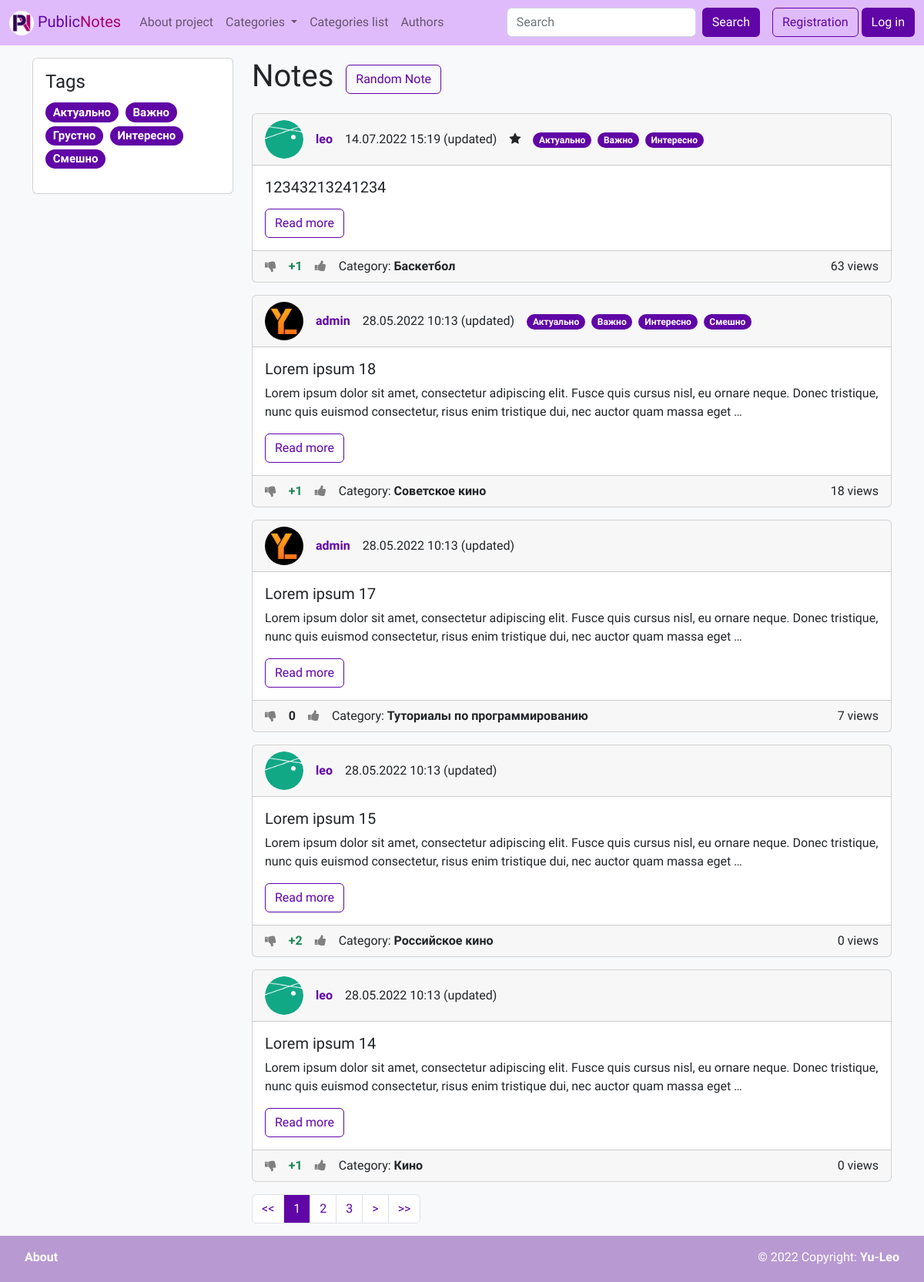
Before: / with the older database file.
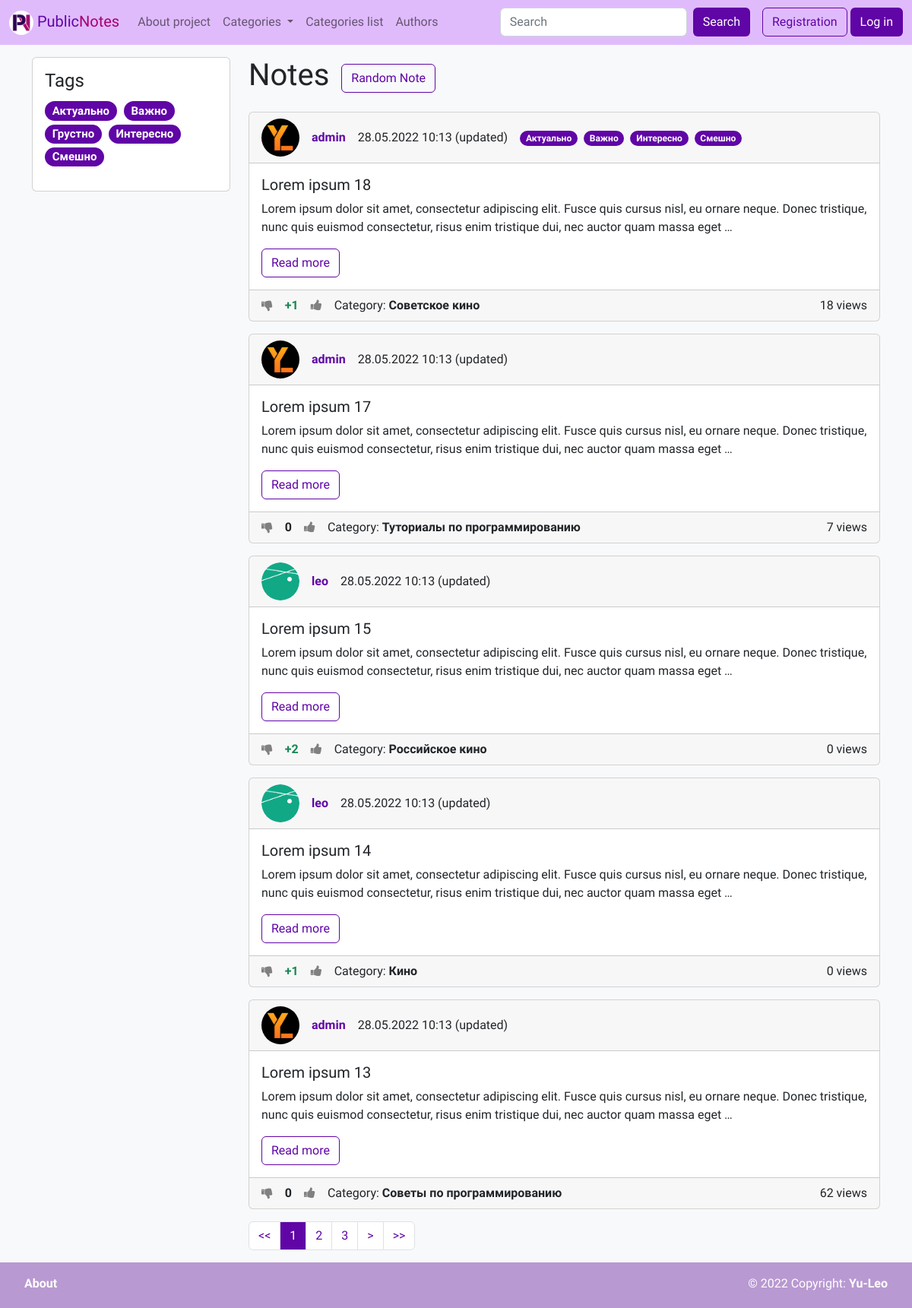
After: the same page with the newer database file.
### wall/models.py (models this page shows, shortened)
class Tag(models.Model):
    title = models.CharField(max_length=50, verbose_name=_('Title'), unique=True)
    def get_absolute_url(self):
        return reverse('tag', kwargs={"pk": self.pk})
    class Meta:
        verbose_name = _('Tag')
        verbose_name_plural = _('Tags')
        ordering = ['title']

class Note(models.Model):
    title = models.CharField(max_length=150, verbose_name=_('Title'))
    content = models.TextField(verbose_name=_('Text'), blank=True)
    created_at = models.DateTimeField(auto_now_add=True, verbose_name=_('Creation time'))
    updated_at = models.DateTimeField(auto_now=True, verbose_name=_('Last update time'))
    views = models.PositiveIntegerField(default=0, verbose_name=_('Number of views'))
    is_public = models.BooleanField(verbose_name=_('Public'), default=False)
    stared = models.BooleanField(verbose_name=_('Important'), default=False)
    author = models.ForeignKey(
        settings.AUTH_USER_MODEL,
        on_delete=models.CASCADE,
        verbose_name=_('Author'),
        null=True,
        blank=True,
    )
    is_pined = models.BooleanField(verbose_name=_('Pined in profile'), default=False)
    category = TreeForeignKey('Category', on_delete=models.SET_NULL, verbose_name=_('Category'), null=True, blank=True)
    tags = models.ManyToManyField('Tag', blank=True, verbose_name=_('Tags'), related_name='notes')
    likes = models.ManyToManyField('User', blank=True, verbose_name=_('Users who have put a like'),
                                   related_name='liked_notes')
    dislikes = models.ManyToManyField('User', blank=True, verbose_name=_('Users who have put a dislike'),
                                      related_name='disliked_notes')
    rating = models.IntegerField(verbose_name=_('Rating'), default=0)
    def get_absolute_url(self):
        return reverse('note', kwargs={"pk": self.pk})
    class Meta:
        verbose_name = _('Note')
        verbose_name_plural = _('Notes')
        ordering = ['-created_at', 'title']

class User(AbstractUser):
    email = models.EmailField(unique=True, verbose_name='E-mail')
    photo = models.ImageField(upload_to='photos/%Y/%m/%d/', verbose_name=_('Avatar'), blank=True)
    bio = models.TextField(verbose_name=_('Bio'), blank=True)
    show_email = models.BooleanField(verbose_name=_('Public E-mail'), default=False)
    rating = models.IntegerField(verbose_name=_('Rating'), default=0)
    def get_absolute_url(self):
        return reverse('author', kwargs={"pk": self.pk})

class Category(MPTTModel):
    parent = TreeForeignKey('self', on_delete=models.CASCADE, null=True, blank=True, related_name='children',
                            verbose_name=_('Parent category'))
    title = models.CharField(max_length=150, verbose_name=_('Title'), unique=True)
    preview = models.ImageField(upload_to='photos/%Y/%m/%d/', verbose_name=_('Preview'), blank=True)
    def get_absolute_url(self):
        return reverse('category', kwargs={"pk": self.pk})
    class MPTTMeta:
        order_insertion_by = ['title']
    class Meta:
        verbose_name = _('Category')
        verbose_name_plural = _('Categories')
        ordering = ['title']

### wall/views.py (the view)
# urls.py: path('', views.index, name='home'),
def index(request):
    notes = services.get_all_public_notes()
    paginator = Paginator(notes, 5)
    page_num = request.GET.get('page', 1)
    page_objects = paginator.get_page(page_num)
    context = {
        'page_obj': page_objects,
    }
    return render(request, 'wall/index.html', context)

### wall/services/category_services.py (called while the page is built)
def get_categories() -> TreeQuerySet[Category]:
    return Category.objects.all()

### wall/services/note_services.py (called while the page is built)
def get_all_public_notes() -> QuerySet[Note]:
    notes = Note.objects.filter(is_public=True)
    return notes.select_related('category', 'author').prefetch_related('tags', 'likes', 'dislikes')

def is_authenticated_user_the_author_of_note(authenticated_user: User | AnonymousUser,
                                             note: Note) -> bool:
    return authenticated_user == note.author

def has_note_been_updated(note: Note) -> bool:
    return (note.updated_at - note.created_at).total_seconds() >= 1

### wall/services/tag_services.py (called while the page is built)
def get_tags() -> QuerySet[Tag]:
    return Tag.objects.all()

### wall/services/user_services.py (called while the page is built)
def did_user_like_note(user: User | AnonymousUser, note: Note) -> bool:
    return user in note.likes.all()

def did_user_dislike_note(user: User | AnonymousUser, note: Note) -> bool:
    return user in note.dislikes.all()

### wall/templatetags/wall_tags.py (called while the page is built)
@register.simple_tag
def get_categories():
    return cache.get_or_set('categories', services.get_categories(), 300)

@register.simple_tag
def get_tags():
    return cache.get_or_set('tags', services.get_tags(), 300)

### wall/templates/wall/index.html (shortened to what this page needs)
{% extends 'base.html' %}
{% load wall_tags %}
{% load i18n %}
{% block sidebar %}
    <div class="card">
        <div class="card-body">
            <h4 class="card-title">{% trans 'Tags' %}</h4>
            <p class="fs-5">
                {% get_tags as tags %}
                {% for tag in tags %}
                    <a href="{{ tag.get_absolute_url }}"
                       class="badge rounded-pill text-bg-purple text-decoration-none me-1">
                        {{ tag.title }}</a>
                {% endfor %}
            </p>
        </div>
    </div>
{% endblock %}
{% block content_title %}
    <div class="hstack gap-3 mb-3">
        <div>
            <h1>{% trans 'Notes' %}</h1>
        </div>
        <div>
            <a href="{% url 'random_note' %}" class="btn btn-outline-purple">{% trans 'Random Note' %}</a>
        </div>
    </div>
{% endblock %}
{% block content %}
    {% include 'wall/inc/_notes_list.html' %}
    {% include 'wall/inc/_pagination.html' %}
{% endblock %}

### wall/templates/wall/note_template.html (shortened to what this page needs)
{% load wall_tags %}
{% load i18n %}
<div class="card mb-3">
    <div class="card-header">
        <div class="hstack gap-3">
            <div class="">
                <img src="{% if note.author.photo %}
                {{ note.author.photo.url }}
                {% else %}
                {% load static %}
                {% endif %}" alt="..." width="50" height="50"
                     style="border-radius: 25px;">
            </div>
            <div class="fw-bold">
                {% if note.author %}
                    <a href="{{ note.author.get_absolute_url }}" class="text-decoration-none text-purple">
                        {{ note.author.username }}</a>
                {% else %}
                    Аноним
                {% endif %}
            </div>
            <div class="fw-light">
                {{ note.created_at|date:"d.m.Y H:i" }}
                {% if was_updated %}
                    <span data-bs-toggle="tooltip"
                          title="{{ note.updated_at|date:'d.m.Y H:i' }}">
                    ({% trans 'updated' %})</span>
                {% endif %}
            </div>
            {% if note.stared %}
                <div>
                    <i class="fa fa-star"></i>
                </div>
            {% endif %}
            <div>
                {% for tag in note.tags.all %}
                    <a href="{{ tag.get_absolute_url }}"
                       class="badge rounded-pill text-bg-purple text-decoration-none me-1">
                        {{ tag.title }}</a>
                {% endfor %}
            </div>
        </div>
    </div>
    <div class="card-body" style="transform: rotate(0);">
        <h5 class="card-title">
            {% if show_full %}
                {{ note.title }}
            {% else %}
                {{ note.title|truncatewords:10 }}
            {% endif %}
        </h5>
        <p class="card-text">
            {% if show_full %}
                {{ note.content }}
            {% else %}
                {{ note.content|truncatewords:30 }}
            {% endif %}
        </p>
        {% if not show_full %}
            <a href="{{ note.get_absolute_url }}"
               class="btn btn-outline-purple stretched-link">{% trans 'Read more' %}</a>
        {% endif %}
    </div>
    <div class="card-footer">
        <div class="hstack gap-3">
            <div>
                <a href="{% url 'dislike_note' note.pk %}"
                   style="
                           {% if is_disliked %}
                               color: Black;
                           {% else %}
                               color: Grey;
                           {% endif %}">
                    <i class="fa fa-thumbs-down"></i>
                </a>
            </div>
            <div>
                <span class="fw-bold">
                    {% if note.rating > 0 %}
                        <span class="text-success">+{{ note.rating }}</span>
                    {% elif note.rating < 0 %}
                        <span class="text-danger">{{ note.rating }}</span>
                    {% else %}
                        <span>{{ note.rating }}</span>
                    {% endif %}
                </span>
            </div>
            <div>
                <a href="{% url 'like_note' note.pk %}"
                   style="
                           {% if is_liked %}
                               color: Black;
                           {% else %}
                               color: Grey;
                           {% endif %}">
                    <i class="fa fa-thumbs-up"></i>
                </a>
            </div>
            {% if note.category %}
                <div><span class="">{% trans 'Category' %}: </span><a href="{{ note.category.get_absolute_url }}"
                                                                      class="text-decoration-none text-dark fw-bold">
                    {{ note.category.title }}</a></div>
            {% endif %}
            <div class="ms-auto">{{ note.views }} {% trans 'views' %}</div>
        </div>
    </div>
</div>

Changed rows visible on the page:
removed Note: author.photo (picture), author.username "leo", created_at "14.07.2022 15:19", stared True (drawn), title "12343213241234", rating "1", category "Баскетбол", views "63", Tag (title "Актуально"), Tag (title "Важно"), Tag (title "Интересно")
now on this page (row unchanged): Note: author.photo (picture), author.username "admin", created_at "28.05.2022 10:13", title "Lorem ipsum 13", content "Lorem ipsum dolor sit amet, consectetur adipiscing elit. Fusce quis cursus nisl, eu ornare neque. Donec tristique, nunc quis euismod consectetur, risus enim tristique dui, nec auctor quam massa eget …", rating "0", category "Советы по программированию", views "62"
